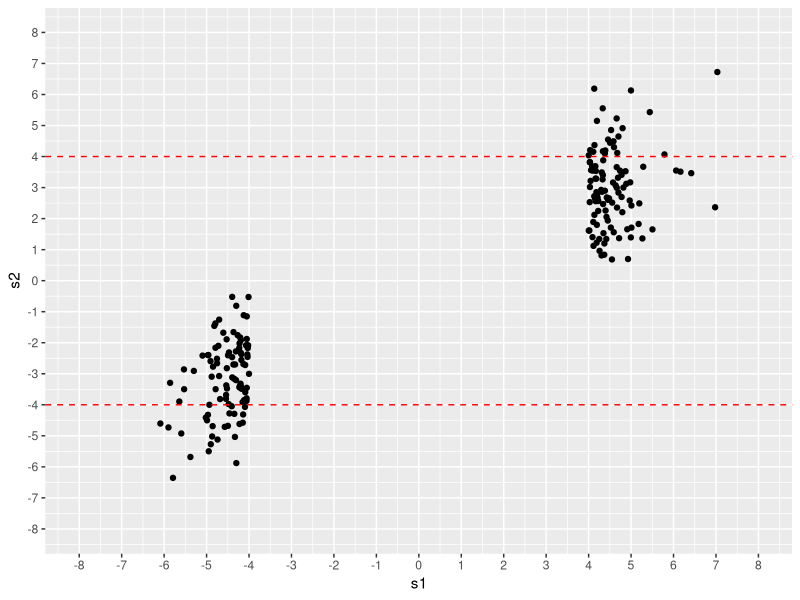

Generate this figure with R:
#libraries
library(tidyverse)
library(MASS)
library(ggplot2)
library(dplyr)
library(plyr)
library(reshape2)

#simulating data 
tempSd<-sqrt(2)
N=10000
sampleSize=10000
lamda <- rnorm(n=N, mean=0, sd=tempSd)
results<-matrix(nrow=N, ncol=3)
for(i in 1:N){
  results[i,1] = lamda[i]
  results[i,c(2,3)] <- rnorm(n=2,mean=lamda[i],sd=1)
}
results.data=as.data.frame(results)
colnames(results.data)=c("lamda", "s1", "s2")

s1VSs2_4<-ggplot(data = filter(results.data, s1>4 | s1<(-4)), mapping = aes(x = s1, y = s2)) +
  geom_point()+geom_hline(yintercept=4, linetype="dashed", color = "red")+
  scale_y_continuous(breaks=seq(-8, 8, 1), limits=c(-8,8))+scale_x_continuous(breaks=seq(-8, 8, 1), limits=c(-8, 8))+
  geom_hline(yintercept=-4, linetype="dashed", color = "red")

ggsave(filename="s1_s2_replication_4.jpg")
